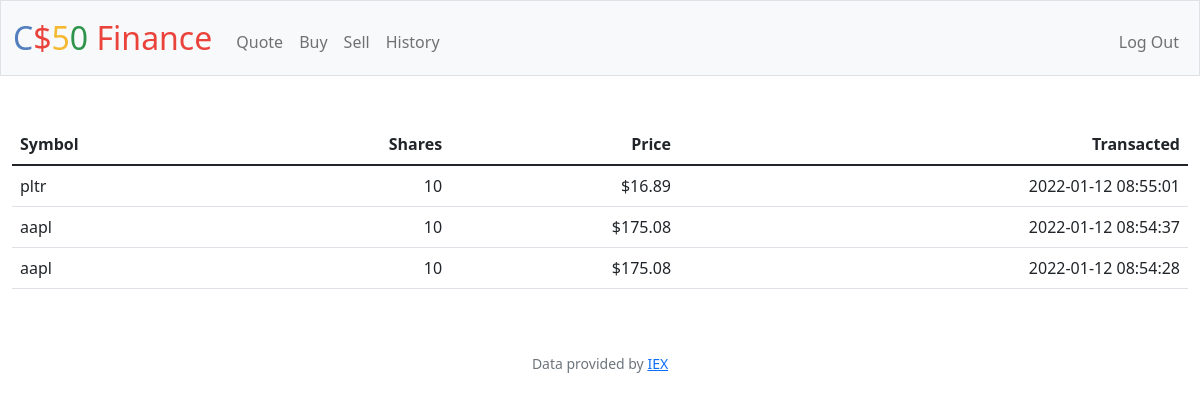
The app's page /history (signed in) with its own data.
### tables this page shows
CREATE TABLE transactions (person_id INTEGER, symbol TEXT,shares NUMERIC NOT NULL, price NUMERIC NOT NULL, transacted NUMERIC, FOREIGN KEY(person_id) REFERENCES users(id));

### app.py (the view)
@app.route("/history")
@login_required
def history():
    rows = db.execute("SELECT * FROM transactions WHERE person_id = ? ORDER BY transacted DESC", session["user_id"])
    return render_template("history.html", rows=rows)

### app.py (called while the page is built)
@app.after_request
def after_request(response):
    response.headers["Cache-Control"] = "no-cache, no-store, must-revalidate"
    response.headers["Expires"] = 0
    response.headers["Pragma"] = "no-cache"
    return response

### helpers.py (called while the page is built)
def login_required(f):
    @wraps(f)
    def decorated_function(*args, **kwargs):
        if session.get("user_id") is None:
            return redirect("/login")
        return f(*args, **kwargs)
    return decorated_function

def usd(value):
    return f"${value:,.2f}"

### templates/history.html (shortened to what this page needs)
{% extends "layout.html" %}
{% block main %}
    <table class="table">
        <thead>
            <tr>
                <th class="text-start">Symbol</th>
                <th class="text-end">Shares</th>
                <th class="text-end">Price</th>
                <th class="text-end">Transacted</th>
            </tr>
        </thead>
        <tbody>
            {% for row in rows %}
            <tr>
                <td class="text-start">{{ row["symbol"] }}</td>
                <td class="text-end">{{ row["shares"] }}</td>
                <td class="text-end">{{ row["price"] | usd }}</td>
                <td class="text-end">{{ row["transacted"] }}</td>
            </tr>
            {% endfor %}
        </tbody>
    </table>
{% endblock %}

### records on screen
transactions: symbol "pltr", shares "10", price "$16.89", transacted "2022-01-12 08:55:01"
transactions: symbol "aapl", shares "10", price "$175.08", transacted "2022-01-12 08:54:37"
transactions: symbol "aapl", shares "10", price "$175.08", transacted "2022-01-12 08:54:28"
